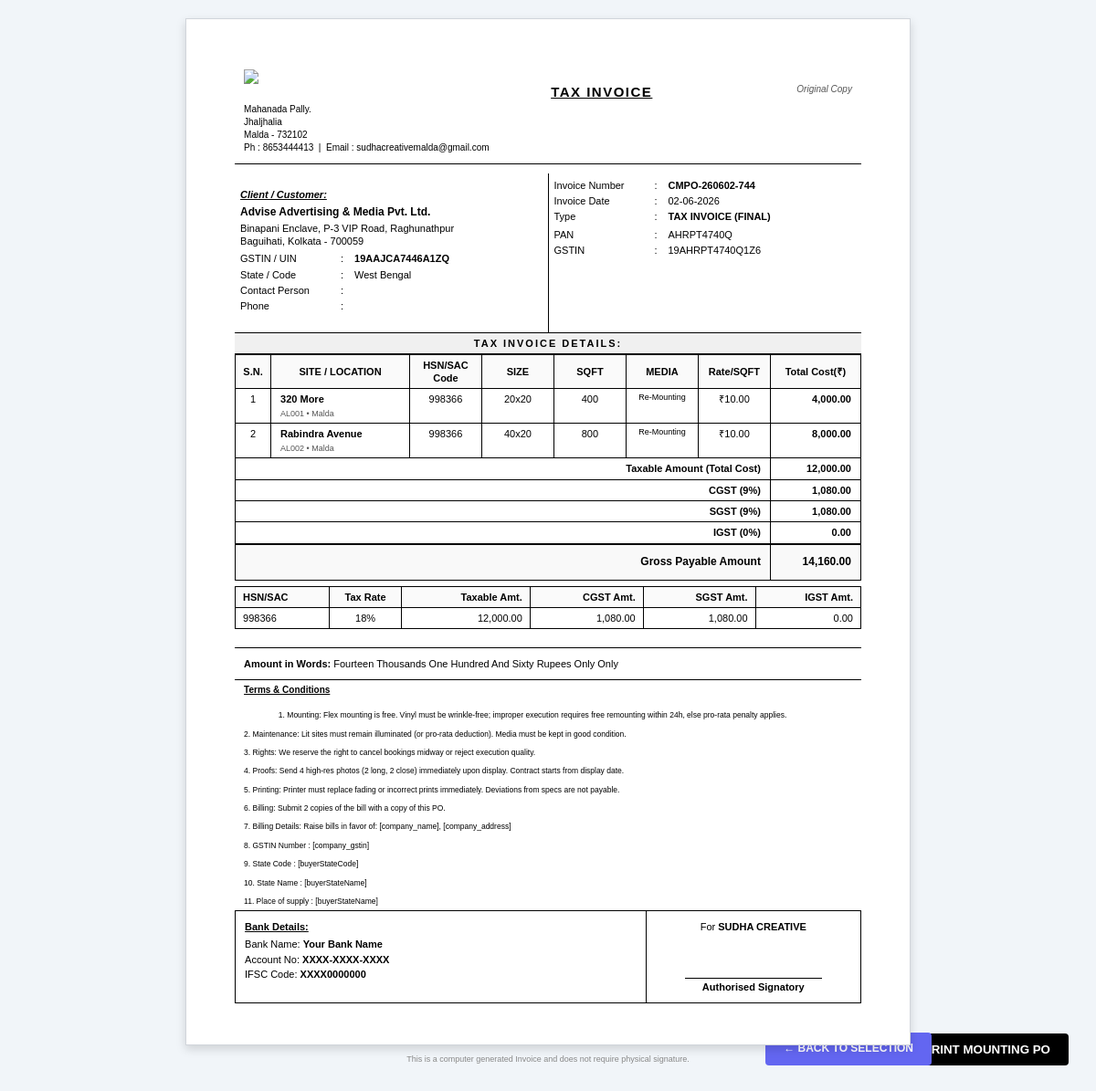
The page /modules/operations/view_mounting_invoice.php?client_id=13&po_number=CMPO-260602-744 (signed in) on the database its author committed.
### tables this page shows
CREATE TABLE `partners` (
  `id` int(11) NOT NULL AUTO_INCREMENT,
  `type` enum('client','vendor') NOT NULL,
  `business_type` varchar(100) DEFAULT NULL,
  `name` varchar(255) NOT NULL,
  `gstin` varchar(15) DEFAULT NULL,
  `additional_gst` text DEFAULT NULL,
  `pan` varchar(10) DEFAULT NULL,
  `msme` varchar(100) DEFAULT NULL,
  `cin` varchar(100) DEFAULT NULL,
  `contact_person` varchar(100) DEFAULT NULL,
  `phone` varchar(100) DEFAULT NULL,
  `email` varchar(100) DEFAULT NULL,
  `address` text DEFAULT NULL,
  `city` varchar(100) DEFAULT NULL,
  `state` varchar(100) DEFAULT NULL,
  `district` varchar(100) DEFAULT NULL,
  `pincode` varchar(10) DEFAULT NULL,
  `billing_address` text DEFAULT NULL,
  `payment_terms` varchar(255) DEFAULT NULL,
  `status` enum('active','inactive') DEFAULT 'active',
  `created_at` timestamp NOT NULL DEFAULT current_timestamp(),
  PRIMARY KEY (`id`)
);

CREATE TABLE `client_mounting_rates` (
  `id` int(11) NOT NULL AUTO_INCREMENT,
  `client_id` int(11) NOT NULL,
  `billing_gstin` varchar(20) DEFAULT NULL,
  `site_id` int(11) DEFAULT NULL,
  `po_number` varchar(50) DEFAULT NULL,
  `mounting_type` varchar(50) DEFAULT 'Standard',
  `rate_per_sqft` decimal(10,2) DEFAULT 0.00,
  `created_at` timestamp NULL DEFAULT current_timestamp(),
  `attachments` varchar(255) DEFAULT NULL,
  `vendor_invoice_no` varchar(100) DEFAULT NULL,
  `vendor_invoice_date` date DEFAULT NULL,
  `invoice_number` varchar(100) DEFAULT NULL,
  `is_final_invoice` tinyint(1) DEFAULT 0,
  `approval_status` enum('draft','pending_approval','approved','rejected') DEFAULT 'draft',
  `gst_type` enum('igst','cgst_sgst') DEFAULT 'igst',
  `customer_po_no` varchar(100) DEFAULT NULL,
  `customer_po_date` date DEFAULT NULL,
  `custom_invoice_number` varchar(100) DEFAULT NULL,
  `custom_invoice_date` date DEFAULT NULL,
  `invoice_date` date DEFAULT NULL,
  `sub_total` decimal(15,2) DEFAULT 0.00,
  `cgst` decimal(15,2) DEFAULT 0.00,
  `sgst` decimal(15,2) DEFAULT 0.00,
  `igst` decimal(15,2) DEFAULT 0.00,
  `total_amount` decimal(15,2) DEFAULT 0.00,
  `campaign_name` varchar(255) DEFAULT NULL,
  `brand_name` varchar(255) DEFAULT NULL,
  PRIMARY KEY (`id`)
);

CREATE TABLE `sites` (
  `id` int(11) NOT NULL AUTO_INCREMENT,
  `site_code` varchar(50) DEFAULT NULL,
  `name` varchar(255) NOT NULL,
  `location` varchar(255) DEFAULT NULL,
  `city` varchar(100) DEFAULT NULL,
  `state` varchar(100) DEFAULT NULL,
  `type` varchar(50) DEFAULT NULL,
  `genre` varchar(100) DEFAULT NULL,
  `width` float DEFAULT NULL,
  `height` float DEFAULT NULL,
  `facing` varchar(50) DEFAULT NULL,
  `light_type` enum('BL','NL','FL') DEFAULT 'NL',
  `hsn_code` varchar(10) DEFAULT '998366',
  `mounting_hsn` varchar(50) DEFAULT NULL,
  `grade` enum('A','B','C') DEFAULT 'B',
  `sqft` float GENERATED ALWAYS AS (`width` * `height`) STORED,
  `owner_type` enum('HA','TA') DEFAULT 'HA',
  `vendor_id` int(11) DEFAULT NULL,
  `vendor_gst` varchar(20) DEFAULT NULL,
  `card_rate` decimal(10,2) DEFAULT NULL,
  `purchase_rate` decimal(10,2) DEFAULT NULL,
  `status` enum('available','booked','maintenance') DEFAULT 'available',
  `available_from` date DEFAULT NULL,
  `image_url` varchar(255) DEFAULT NULL,
  `latitude` decimal(10,8) DEFAULT NULL,
  `longitude` decimal(11,8) DEFAULT NULL,
  `area` varchar(255) DEFAULT NULL,
  `district` varchar(255) DEFAULT NULL,
  PRIMARY KEY (`id`)
);

### modules/operations/view_mounting_invoice.php (the view, shortened to what the rows shown need)
<?php
include_once __DIR__ . '/../../config/db.php';
include_once __DIR__ . '/../../includes/functions.php';
$client_id = isset($_GET['client_id']) ? intval($_GET['client_id']) : 0;
$po_number = isset($_GET['po_number']) ? clean($_GET['po_number']) : null;
$rate_ids  = isset($_GET['rate_ids']) && is_array($_GET['rate_ids']) ? $_GET['rate_ids'] : [];
try {
    if ($po_number) {
        $stmt = $pdo->prepare("
            SELECT r.*, s.name as site_name, s.site_code, s.width, s.height, s.location, s.city, s.state,
                   s.hsn_code, s.mounting_hsn, c.name as client_name, c.city as client_city,
                   c.address as client_address, c.gstin as client_gstin, c.state as client_state,
                   c.pan as client_pan, c.phone as client_phone, c.additional_gst
            FROM client_mounting_rates r
            LEFT JOIN sites s ON r.site_id = s.id
            JOIN partners c ON r.client_id = c.id
            WHERE r.po_number = ? AND r.client_id = ?
        ");
        $stmt->execute([$po_number, $client_id]);
    } else {
        die("Invalid request.");
    }
    $rows = $stmt->fetchAll();
} catch (PDOException $e) {
    if (strpos($e->getMessage(), 'mounting_hsn') !== false) {
        try {
            $pdo->exec("ALTER TABLE sites ADD COLUMN mounting_hsn VARCHAR(50) DEFAULT NULL AFTER hsn_code");
            if ($po_number) {
                $stmt = $pdo->prepare("
                    SELECT r.*, s.name as site_name, s.site_code, s.width, s.height, s.location, s.city, s.state,
                           s.hsn_code, s.mounting_hsn, c.name as client_name, c.city as client_city,
                           c.address as client_address, c.gstin as client_gstin, c.state as client_state,
                           c.pan as client_pan, c.phone as client_phone, c.additional_gst
                    FROM client_mounting_rates r
                    LEFT JOIN sites s ON r.site_id = s.id
                    JOIN partners c ON r.client_id = c.id
                    WHERE r.po_number = ? AND r.client_id = ?
                ");
                $stmt->execute([$po_number, $client_id]);
            } elseif (!empty($rate_ids)) {
                $in   = str_repeat('?,', count($rate_ids) - 1) . '?';
                $stmt = $pdo->prepare("
                    SELECT r.*, s.name as site_name, s.site_code, s.width, s.height, s.location, s.city, s.state,
                           s.hsn_code, s.mounting_hsn, c.name as client_name, c.city as client_city,
                           c.address as client_address, c.gstin as client_gstin, c.state as client_state,
                           c.pan as client_pan, c.phone as client_phone, c.additional_gst
                    FROM client_mounting_rates r
                    LEFT JOIN sites s ON r.site_id = s.id
                    JOIN partners c ON r.client_id = c.id
                    WHERE r.id IN ($in)
                ");
                $stmt->execute($rate_ids);
            }
            $rows = $stmt->fetchAll();
        } catch (Exception $ex) {
            throw $e;
        }
    } else {
        throw $e;
    }
}
$first      = $rows[0];
$invoiceNo  = $first['custom_invoice_number'] ?: ($first['po_number'] ?? 'DRAFT');
$invoiceDate = $first['invoice_date'] ?: $first['created_at'];
$isFinalInv = $first['is_final_invoice'] ?? 0;
$client_gstin = $first['client_gstin'] ?: 'N/A';
$clientAddress = !empty($first['client_address']) ? $first['client_address'] : ($first['client_city'] ?: 'N/A');
$clientState = $first['client_state'] ?? '';
$isInterState = (strtolower(trim($clientState)) !== 'west bengal' && substr($client_gstin, 0, 2) !== '19');
$co                 = resolveCompanyDetails();
$company_terms           = $isFinalInv ? $co['invoice_terms'] : $co['terms_conditions'];
$subTotal = 0;
foreach ($rows as $row) {
    $sqft = ($row['width'] ?? 0) * ($row['height'] ?? 0);
    $subTotal += $sqft * $row['rate_per_sqft'];
}
if ($isFinalInv) {
    $cgst = floatval($first['cgst'] ?? 0);
    $sgst = floatval($first['sgst'] ?? 0);
    $igst = floatval($first['igst'] ?? 0);
    $totalAmt = floatval($first['total_amount'] ?? 0);
} else {
    if ($isInterState) {
        $igst = round($subTotal * 0.18, 2);
        $cgst = 0;
        $sgst = 0;
    } else {
        $cgst = round($subTotal * 0.09, 2);
        $sgst = round($subTotal * 0.09, 2);
        $igst = 0;
    }
    $totalAmt = $subTotal + $cgst + $sgst + $igst;
}
$cgst_pct = $isInterState ? 0 : 9;
$sgst_pct = $isInterState ? 0 : 9;
$igst_pct = $isInterState ? 18 : 0;
?>
<!DOCTYPE html>
<html lang="en">
<head>
</head>
<body>
<div class="po-wrapper">
    <div class="main-info">
        <div class="info-col">
            <div style="margin-bottom: 15px;">
                <div class="section-title" style="margin-top: 10px;">Client / Customer:</div>
                <div style="font-weight: bold; font-size: 12px; margin-bottom: 2px;"><?php echo htmlspecialchars($first['client_name'], ENT_QUOTES, 'UTF-8', false); ?></div>
                <div style="width: 250px;"><?php echo htmlspecialchars($clientAddress, ENT_QUOTES, 'UTF-8', false); ?></div>
                <div class="info-row" style="margin-top: 5px;">
                    <span class="info-label">GSTIN / UIN</span>
                    <span class="info-sep">:</span>
                    <span class="info-value"><strong><?php echo htmlspecialchars($client_gstin); ?></strong></span>
                </div>
                <?php if (!empty($clientState)): ?>
                <div class="info-row">
                    <span class="info-label">State / Code</span>
                    <span class="info-sep">:</span>
                    <span class="info-value"><?php echo htmlspecialchars($clientState); ?></span>
                </div>
                <?php endif; ?>
                <div class="info-row">
                    <span class="info-label">Contact Person</span>
                    <span class="info-sep">:</span>
                    <span class="info-value"><?php echo htmlspecialchars($first['contact_person'] ?? '', ENT_QUOTES, 'UTF-8', false); ?></span>
                </div>
                <div class="info-row">
                    <span class="info-label">Phone</span>
                    <span class="info-sep">:</span>
                    <span class="info-value"><?php echo htmlspecialchars($first['client_phone'] ?? '', ENT_QUOTES, 'UTF-8', false); ?></span>
                </div>
            </div>
        </div>
        <div class="info-col">
            <div class="info-row">
                <span class="info-value"><strong><?php echo htmlspecialchars($invoiceNo); ?></strong></span>
            </div>
            <div class="info-row">
                <span class="info-label">Invoice Date</span>
                <span class="info-sep">:</span>
                <span class="info-value"><?php echo date('d-m-Y', strtotime($invoiceDate)); ?></span>
            </div>
        </div>
    </div>
    <table>
        <thead>
            <tr>
                <th style="width: 30px;">S.N.</th>
                <th>SITE / LOCATION</th>
                <th style="width: 70px;">HSN/SAC<br>Code</th>
                <th style="width: 70px;">SIZE</th>
                <th style="width: 70px;">SQFT</th>
                <th style="width: 70px;">MEDIA</th>
                <th style="width: 70px;">Rate/SQFT</th>
                <th style="width: 90px;">Total Cost(₹)</th>
            </tr>
        </thead>
        <tbody>
            <?php $sn=1; foreach ($rows as $row):
                $sqft   = ($row['width'] ?? 0) * ($row['height'] ?? 0);
                $amount = $sqft * $row['rate_per_sqft'];
                $hsn    = $row['mounting_hsn'] ?: $row['hsn_code'] ?: '998366';
            ?>
            <tr>
                <td><?php echo $sn++; ?></td>
                <td style="text-align: left; padding-left: 10px;">
                    <strong><?php echo htmlspecialchars($row['site_name'] ?? 'Generic'); ?></strong>
                    <?php if ($row['site_code']): ?><br><span style="font-size: 9px; color: #555;"><?php echo $row['site_code']; ?> • <?php echo htmlspecialchars($row['city'] ?? ''); ?></span><?php endif; ?>
                </td>
                <td><?php echo htmlspecialchars($hsn); ?></td>
                <td><?php echo ($row['width'] && $row['height']) ? $row['width'] . "x" . $row['height'] : '-'; ?></td>
                <td><?php echo $sqft > 0 ? number_format($sqft) : '-'; ?></td>
                <td style="font-size: 9px;"><?php echo htmlspecialchars($row['mounting_type'] ?? ''); ?></td>
                <td>₹<?php echo number_format($row['rate_per_sqft'], 2); ?></td>
                <td style="text-align: right; padding-right: 10px; font-weight: bold;"><?php echo number_format($amount, 2); ?></td>
            </tr>
            <?php endforeach; ?>
            <tr class="totals-row">
                <td colspan="7" style="text-align: right; padding-right: 10px;">CGST (<?php echo $cgst_pct; ?>%)</td>
                <td style="text-align: right; padding-right: 10px;"><?php echo number_format($cgst, 2); ?></td>
            </tr>
            <tr class="totals-row">
                <td colspan="7" style="text-align: right; padding-right: 10px;">SGST (<?php echo $sgst_pct; ?>%)</td>
                <td style="text-align: right; padding-right: 10px;"><?php echo number_format($sgst, 2); ?></td>
            </tr>
            <tr class="totals-row">
                <td colspan="7" style="text-align: right; padding-right: 10px;">IGST (<?php echo $igst_pct; ?>%)</td>
                <td style="text-align: right; padding-right: 10px;"><?php echo number_format($igst, 2); ?></td>
            </tr>
            <tr class="totals-row" style="background: #f9f9f9; border-top: 2px solid #000;">
                <td colspan="7" style="text-align: right; padding-right: 10px; font-size: 12px; height: 30px; vertical-align: middle;">Gross Payable Amount</td>
                <td style="text-align: right; padding-right: 10px; font-size: 12px; vertical-align: middle;"><?php echo number_format($totalAmt, 2); ?></td>
            </tr>
        </tbody>
    </table>
    <?php
    $hsnGroups = [];
    foreach ($rows as $row) {
        $hsn = $row['mounting_hsn'] ?: $row['hsn_code'] ?: '998366';
        $sqft = ($row['width'] ?? 0) * ($row['height'] ?? 0);
        $amount = $sqft * $row['rate_per_sqft'];
        $hsnGroups[$hsn] = ($hsnGroups[$hsn] ?? 0) + $amount;
    }
    ?>
    <table style="border-top: 1.5px solid #000; border-bottom: 1px solid #000; margin-top: 6px; margin-bottom: 10px;">
        <thead>
            <tr style="background: #f2f2f2;">
                <th style="text-align: left; padding-left: 8px; width: 90px; border-top: none;">HSN/SAC</th>
                <th style="width: 70px; border-top: none;">Tax Rate</th>
                <th style="text-align: right; padding-right: 8px; border-top: none;">Taxable Amt.</th>
                <th style="text-align: right; padding-right: 8px; border-top: none;">CGST Amt.</th>
                <th style="text-align: right; padding-right: 8px; border-top: none;">SGST Amt.</th>
                <th style="text-align: right; padding-right: 8px; border-top: none; border-right: none;">IGST Amt.</th>
            </tr>
        </thead>
        <tbody>
            <?php foreach ($hsnGroups as $hsn => $taxableAmt):
                $hsnGst = calculateGST($taxableAmt, $isInterState);
            ?>
            <tr>
                <td style="text-align: left; padding-left: 8px; border-left: none;"><?php echo htmlspecialchars($hsn); ?></td>
                <td style="text-align: center;">18%</td>
                <td style="text-align: right; padding-right: 8px;"><?php echo number_format($taxableAmt, 2); ?></td>
                <td style="text-align: right; padding-right: 8px;"><?php echo number_format($hsnGst['cgst'], 2); ?></td>
                <td style="text-align: right; padding-right: 8px;"><?php echo number_format($hsnGst['sgst'], 2); ?></td>
                <td style="text-align: right; padding-right: 8px; border-right: none;"><?php echo number_format($hsnGst['igst'], 2); ?></td>
            </tr>
            <?php endforeach; ?>
        </tbody>
    </table>
    <div class="avoid-break">
        <div style="padding: 10px; border-top: 1px solid #000; font-size: 11px;">
            <strong>Amount in Words:</strong> <span style="text-transform: capitalize;"><?php echo amountInWords($totalAmt); ?> Only</span>
        </div>
        <div style="padding: 5px 10px; border-top: 1px solid #000; font-size: 8.5px; line-height: 1.25;">
            <div style="display: flex; justify-content: space-between; align-items: center; margin-bottom: 5px;">
                <div style="font-weight: bold; text-decoration: underline; font-size: 10px;">Terms & Conditions</div>
            </div>
            <div style="margin: 0; line-height: 1.2; white-space: pre-wrap;">
                <?php echo nl2br(htmlspecialchars($company_terms)); ?>
            </div>
        </div>
    </div>
</div>
</body>
</html>

### rows shown on the page
partners: name "Advise Advertising & Media Pvt. Ltd.", address "Binapani Enclave, P-3 VIP Road, Raghunathpur Baguihati, Kolkata - 700059", gstin "19AAJCA7446A1ZQ", state "West Bengal", state "9", state "0", state "0.00", state "14,160.00", state "Fourteen Thousands One Hundred And Sixty Rupees Only"
client_mounting_rates: po_number "CMPO-260602-744", date('d-m-Y', strtotime($invoiceDate)) "02-06-2026", site.name "320 More", site.site_code "AL001", site.city "Malda", site.hsn_code "998366", site.width "20", site.height "20", site.height "400", mounting_type "Re-Mounting", rate_per_sqft "10.00", amount "4,000.00", hsn "998366", taxableAmt "12,000.00", partners.state "1,080.00", partners.state "0.00", is_final_invoice "1. Mounting: Flex mounting is free. Vinyl must be wrinkle-free; improper execution requires free remounting within 24h, else pro-rata penalty applies. 2. Maintenance: Lit sites must remain illuminated (or pro-rata deduction). Media must be kept in good condition. 3. Rights: We reserve the right to cancel bookings midway or reject execution quality. 4. Proofs: Send 4 high-res photos (2 long, 2 close) immediately upon display. Contract starts from display date. 5. Printing: Printer must replace fading or incorrect prints immediately. Deviations from specs are not payable. 6. Billing: Submit 2 copies of the bill with a copy of this PO. 7. Billing Details: Raise bills in favor of:…"
client_mounting_rates: site.name "Rabindra Avenue", site.site_code "AL002", site.city "Malda", site.hsn_code "998366", site.width "40", site.height "20", site.height "800", mounting_type "Re-Mounting", rate_per_sqft "10.00", amount "8,000.00"

### other values the page prints
$company_address "Mahanada Pally. Jhaljhalia Malda - 732102"
$company_phone "8653444413"
$company_email "sudhacreativemalda@gmail.com"
$company_pan "AHRPT4740Q"
$company_gstin "19AHRPT4740Q1Z6"
$subTotal "12,000.00"
$cgst "1,080.00"
$sgst "1,080.00"
getSetting('bank_name', 'Your Bank Name') "Your Bank Name"
getSetting('bank_account', 'XXXX-XXXX-XXXX') "XXXX-XXXX-XXXX"
getSetting('bank_ifsc', 'XXXX0000000') "XXXX0000000"
$company_name "SUDHA CREATIVE"
